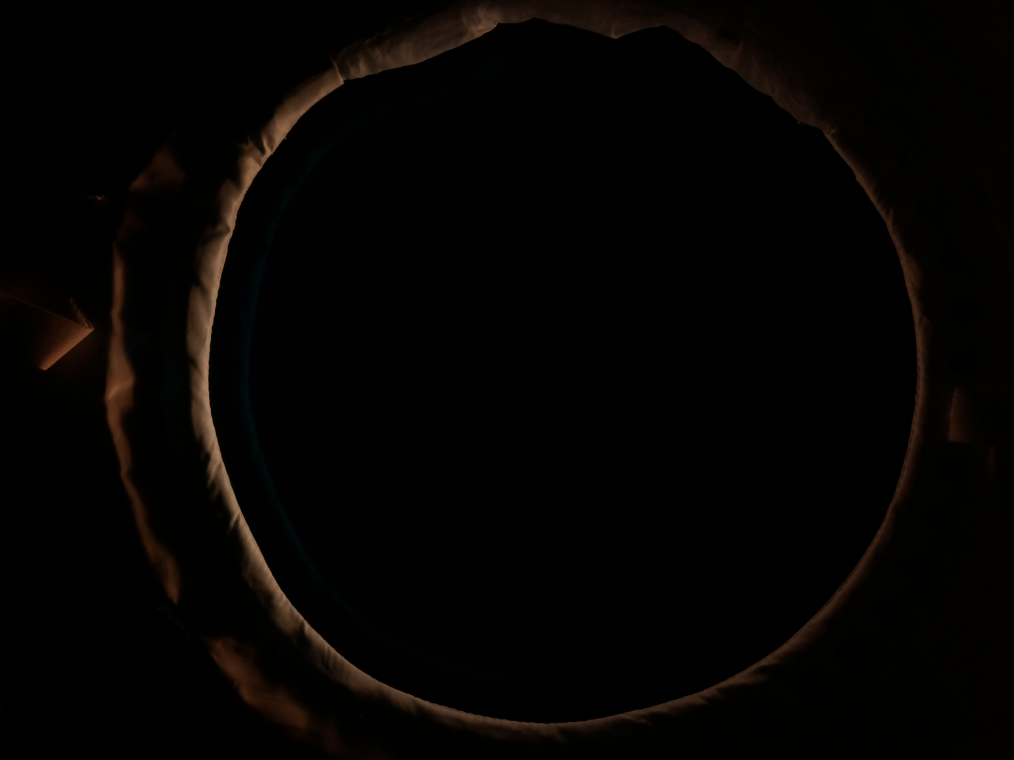
#> input picture test/imageCropping/Foto/photo_01754_51846031434_o.jpg, 4056 x 3040 px, found by its file name (shown at 1/4 size); its folder holds only this picture in this run
$ python imageCropping.py
#> lines starting #> are read from the running program, lines starting #| are printed output that depends on the picture; after the words box and inside, x2 and y2 are one past the last pixel; in counts of white or black regions, pixels touching at a corner belong together
import numpy as np
from PIL import Image, ImageDraw
import os


def cropping(image, N):
    # Open the input image as numpy array, convert to RGB
#> called with N = 1
    img = Image.open(image).convert("RGB")
#> img is the input picture: PIL image 4056x3040 RGB; mean R, G, B 4.3, 2.9, 1.5
    np_image = np.array(img)

    # Create same size alpha layer with circle
    alpha = Image.new('L', img.size, 0)
#> alpha: PIL image 4056x3040 L; every value is 0
    draw = ImageDraw.Draw(alpha)
    draw.pieslice([829, 29, 3669, 2889], 0, 360, fill=255)

    # Convert alpha Image to numpy array
    np_alpha = np.array(alpha)
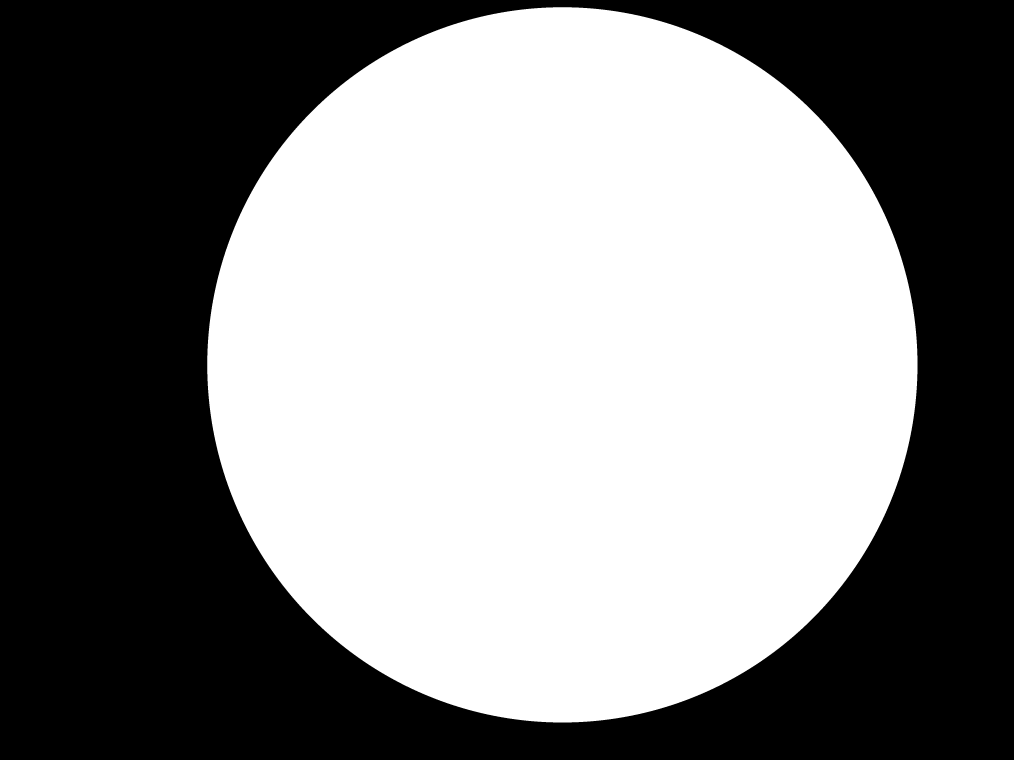
#> np_alpha: shape (3040, 4056) (shown at 1/4 size); 51.8% white; 1 black region, box (x1, y1, x2, y2) and area: (0, 0, 4056, 3040) 5946891

    # Add alpha layer to RGB
    np_image = np.dstack((np_image, np_alpha))
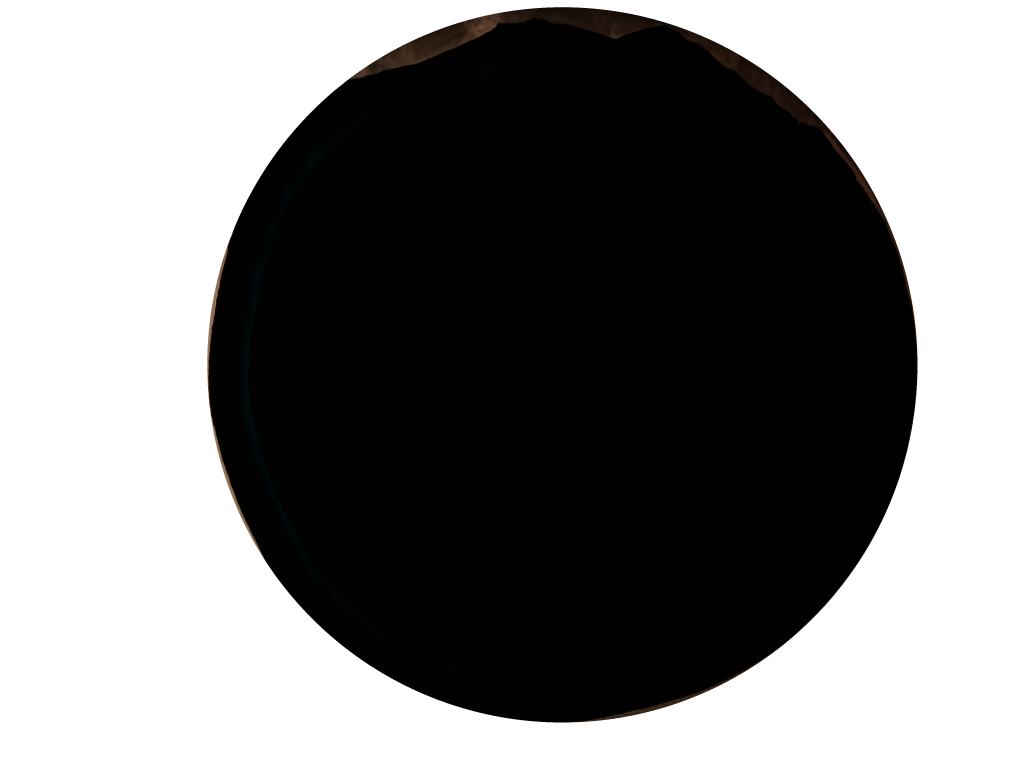
#> np_image: shape (3040, 4056, 4) (shown at 1/4 size); mean R, G, B, A 4.3, 2.9, 1.5, 132; transparent parts drawn white

    # Save with alpha
    for photo in range(0, N + 1):
        name = 'photo ' + str(photo)
        Image.fromarray(np_image).save(name + '.png')


path = r"F:\sito\Foto"
lista = os.listdir(path)

for x in lista:
    print(x)
    cropping(r"F:\\sito\\Foto" + "\\" + x, len(lista))
